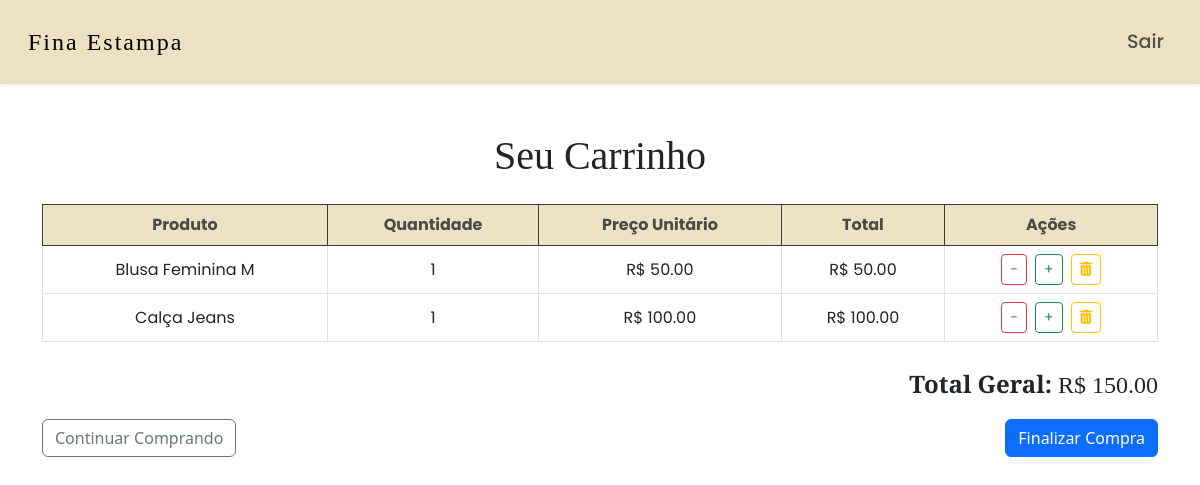
The app's page /carrinho/ (signed in), older data.
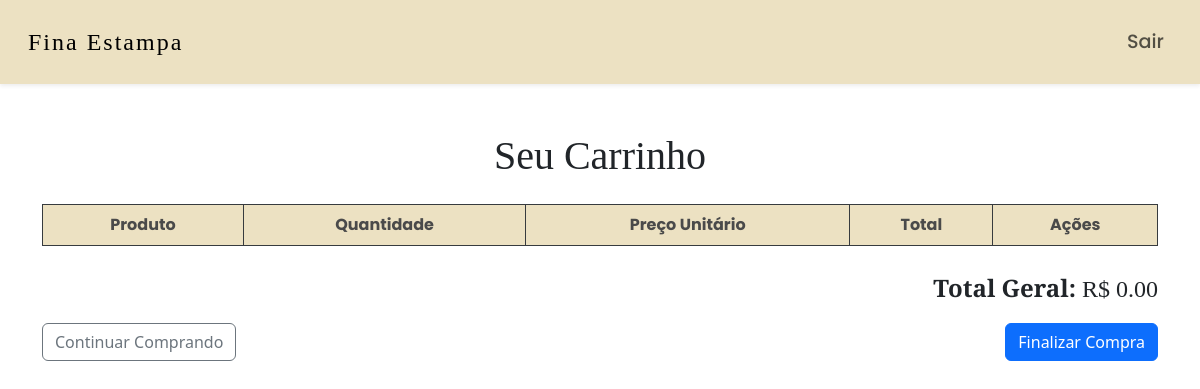
The same page, newer data.
### loja/models.py (models this page shows, shortened)
class ProdutoCarrinho(models.Model):
    carrinho = models.ForeignKey(Carrinho, on_delete = models.CASCADE)
    produto = models.ForeignKey(Produto, on_delete = models.CASCADE)
    quantidade = models.PositiveIntegerField(default=0)
    @property
    def total(self):
        return self.quantidade * self.produto.preco

class Produto(models.Model):
    nome = models.CharField(max_length=255)
    codigo = models.CharField(max_length=5, unique = True)
    descricao = models.TextField()
    preco = models.DecimalField(max_digits = 10, decimal_places = 2)
    imagem = models.ImageField(upload_to='produto_imagens/', blank=True, null=True)

### loja/views.py (the view)
# urls.py: path('carrinho/', carrinho_view, name='carrinho'),
@login_required
def carrinho_view(request):
    cliente = Cliente.objects.get(user=request.user)
    carrinho = Carrinho.objects.filter(cliente=cliente).first()
    itens = carrinho.produtocarrinho_set.all() if carrinho else []
    total_geral = sum(item.produto.preco * item.quantidade for item in itens)
    return render(request, 'carrinho.html', {'carrinho': carrinho, 'itens': itens, 'total_geral': total_geral})

### loja/templates/carrinho.html (shortened to what this page needs)
<!DOCTYPE html>
<html lang="en">
<head>
    <link href="https://cdn.jsdelivr.net/npm/bootstrap@5.3.0-alpha1/dist/css/bootstrap.min.css" rel="stylesheet">
    <link rel="stylesheet" href="https://cdnjs.cloudflare.com/ajax/libs/font-awesome/6.0.0-beta3/css/all.min.css">
</head>
<body>
    <nav class="navbar navbar-expand-lg navbar-light shadow-sm">
        <div class="container-fluid">
            <a class="navbar-brand" href="#">Fina Estampa</a>
            <div class="collapse navbar-collapse" id="navbarNav">
                <ul class="navbar-nav ms-auto">
                    <li class="nav-item">
                        <a class="nav-link" href="/sair/">Sair</a>
                    </li>
                </ul>
            </div>
        </div>
    </nav>
    <div class="container mt-5">
        <h1 class="text-center mb-4">Seu Carrinho</h1>
        <table class="table table-hover table-bordered">
            <thead class="table-dark text-center">
                <tr>
                    <th>Produto</th>
                    <th>Quantidade</th>
                    <th>Preço Unitário</th>
                    <th>Total</th>
                    <th>Ações</th>
                </tr>
            </thead>
            <tbody>
                {% for item in itens %}
                <tr class="text-center">
                    <td>{{ item.produto.nome }}</td>
                    <td>{{ item.quantidade }}</td>
                    <td>R$ {{ item.produto.preco }}</td>
                    <td>R$ {{ item.total|floatformat:2 }}</td>
                    <td>
                        <div class="d-flex justify-content-center">
                            <form method="post" action="{% url 'diminuir_quantidade' item.produto.codigo %}" class="me-2">
                                <button type="submit" class="btn btn-sm btn-outline-danger">-</button>
                            </form>
                            <form method="post" action="{% url 'aumentar_quantidade' item.produto.codigo %}" class="me-2">
                                <button type="submit" class="btn btn-sm btn-outline-success">+</button>
                            </form>
                            <form method="post" action="{% url 'remover_do_carrinho' item.produto.codigo %}">
                                <button type="submit" class="btn btn-sm btn-outline-warning">
                                    <i class="fas fa-trash-alt"></i>
                                </button>
                            </form>
                        </div>
                    </td>
                </tr>
                {% endfor %}
            </tbody>
        </table>
        <div class="total-section text-end mt-4">
            <p><strong>Total Geral:</strong> R$ {{ total_geral|floatformat:2 }}</p>
        </div>
        <div class="d-flex justify-content-between mt-3">
            <a href="{% url 'homepage' %}" class="btn btn-outline-secondary">Continuar Comprando</a>
            <a href="{% url 'finalizar_compra' %}" class="btn btn-primary">Finalizar Compra</a>
        </div>
    </div>
</body>
</html>

Row changes from the older to the newer data that the page shows:
removed ProdutoCarrinho: produto.nome "Blusa Feminina M", quantidade "1", produto.preco "50.00", total "50.00"
removed ProdutoCarrinho: produto.nome "Calça Jeans", quantidade "1", produto.preco "100.00", total "100.00"
Text that changed along with them:
{{ total_geral|floatformat:2 }}: "150.00" → "0.00"
